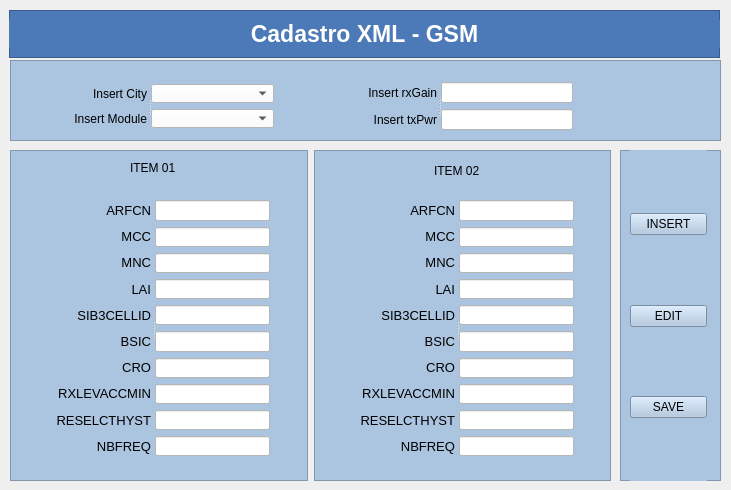
<?xml version="1.0" encoding="UTF-8"?>
<ui version="4.0">
 <class>MainWindow</class>
 <widget class="QMainWindow" name="MainWindow">
  <property name="geometry">
   <rect>
    <x>0</x>
    <y>0</y>
    <width>731</width>
    <height>490</height>
   </rect>
  </property>
  <property name="windowTitle">
   <string>MainWindow</string>
  </property>
  <widget class="QWidget" name="centralwidget">
   <widget class="QFrame" name="frame">
    <property name="geometry">
     <rect>
      <x>10</x>
      <y>60</y>
      <width>711</width>
      <height>81</height>
     </rect>
    </property>
    <property name="styleSheet">
     <string notr="true">background-color: rgb(171, 196, 223);</string>
    </property>
    <property name="frameShape">
     <enum>QFrame::StyledPanel</enum>
    </property>
    <property name="frameShadow">
     <enum>QFrame::Raised</enum>
    </property>
    <widget class="QLabel" name="label_33">
     <property name="geometry">
      <rect>
       <x>580</x>
       <y>20</y>
       <width>121</width>
       <height>51</height>
      </rect>
     </property>
     <property name="text">
      <string/>
     </property>
     <property name="pixmap">
      <pixmap>../static/icones/logo-optin.png</pixmap>
     </property>
     <property name="scaledContents">
      <bool>true</bool>
     </property>
    </widget>
    <widget class="QSplitter" name="splitter">
     <property name="geometry">
      <rect>
       <x>43</x>
       <y>24</y>
       <width>221</width>
       <height>44</height>
      </rect>
     </property>
     <property name="orientation">
      <enum>Qt::Horizontal</enum>
     </property>
     <widget class="QWidget" name="">
      <layout class="QVBoxLayout" name="verticalLayout_4">
       <item>
        <widget class="QLabel" name="label_11">
         <property name="enabled">
          <bool>true</bool>
         </property>
         <property name="text">
          <string>Insert City</string>
         </property>
         <property name="alignment">
          <set>Qt::AlignRight|Qt::AlignTrailing|Qt::AlignVCenter</set>
         </property>
        </widget>
       </item>
       <item>
        <widget class="QLabel" name="label_12">
         <property name="text">
          <string>Insert Module</string>
         </property>
         <property name="alignment">
          <set>Qt::AlignRight|Qt::AlignTrailing|Qt::AlignVCenter</set>
         </property>
        </widget>
       </item>
      </layout>
     </widget>
     <widget class="QWidget" name="">
      <layout class="QVBoxLayout" name="verticalLayout">
       <item>
        <widget class="QComboBox" name="comboBox">
         <property name="styleSheet">
          <string notr="true">background-color: rgb(255, 255, 255);</string>
         </property>
         <item>
          <property name="text">
           <string/>
          </property>
         </item>
         <item>
          <property name="text">
           <string>São Paulo</string>
          </property>
         </item>
         <item>
          <property name="text">
           <string>Campinas</string>
          </property>
         </item>
        </widget>
       </item>
       <item>
        <widget class="QComboBox" name="comboBox_2">
         <property name="styleSheet">
          <string notr="true">background-color: rgb(255, 255, 255);</string>
         </property>
         <item>
          <property name="text">
           <string/>
          </property>
         </item>
         <item>
          <property name="text">
           <string>Módulo B1</string>
          </property>
         </item>
         <item>
          <property name="text">
           <string>Módulo B3</string>
          </property>
         </item>
         <item>
          <property name="text">
           <string>Módulo B7</string>
          </property>
         </item>
         <item>
          <property name="text">
           <string>Módulo B28</string>
          </property>
         </item>
        </widget>
       </item>
      </layout>
     </widget>
    </widget>
    <widget class="QSplitter" name="splitter_2">
     <property name="geometry">
      <rect>
       <x>342</x>
       <y>22</y>
       <width>221</width>
       <height>48</height>
      </rect>
     </property>
     <property name="orientation">
      <enum>Qt::Horizontal</enum>
     </property>
     <widget class="QWidget" name="">
      <layout class="QVBoxLayout" name="verticalLayout_7">
       <item>
        <widget class="QLabel" name="label_13">
         <property name="text">
          <string>Insert rxGain</string>
         </property>
         <property name="alignment">
          <set>Qt::AlignRight|Qt::AlignTrailing|Qt::AlignVCenter</set>
         </property>
        </widget>
       </item>
       <item>
        <widget class="QLabel" name="label_14">
         <property name="text">
          <string>Insert txPwr</string>
         </property>
         <property name="alignment">
          <set>Qt::AlignRight|Qt::AlignTrailing|Qt::AlignVCenter</set>
         </property>
        </widget>
       </item>
      </layout>
     </widget>
     <widget class="QWidget" name="">
      <layout class="QVBoxLayout" name="verticalLayout_2">
       <item>
        <widget class="QLineEdit" name="lineEdit">
         <property name="styleSheet">
          <string notr="true">background-color: rgb(255, 255, 255);</string>
         </property>
         <property name="inputMask">
          <string/>
         </property>
         <property name="text">
          <string/>
         </property>
        </widget>
       </item>
       <item>
        <widget class="QLineEdit" name="lineEdit_2">
         <property name="styleSheet">
          <string notr="true">background-color: rgb(255, 255, 255);</string>
         </property>
         <property name="text">
          <string/>
         </property>
        </widget>
       </item>
      </layout>
     </widget>
    </widget>
   </widget>
   <widget class="QFrame" name="frame_4">
    <property name="geometry">
     <rect>
      <x>620</x>
      <y>150</y>
      <width>101</width>
      <height>331</height>
     </rect>
    </property>
    <property name="styleSheet">
     <string notr="true">background-color: rgb(171, 196, 223);</string>
    </property>
    <property name="frameShape">
     <enum>QFrame::StyledPanel</enum>
    </property>
    <property name="frameShadow">
     <enum>QFrame::Raised</enum>
    </property>
    <widget class="QWidget" name="layoutWidget">
     <property name="geometry">
      <rect>
       <x>10</x>
       <y>0</y>
       <width>77</width>
       <height>331</height>
      </rect>
     </property>
     <layout class="QVBoxLayout" name="verticalLayout_6">
      <item>
       <spacer name="verticalSpacer_3">
        <property name="orientation">
         <enum>Qt::Vertical</enum>
        </property>
        <property name="sizeHint" stdset="0">
         <size>
          <width>20</width>
          <height>40</height>
         </size>
        </property>
       </spacer>
      </item>
      <item>
       <widget class="QPushButton" name="pushButton">
        <property name="text">
         <string>INSERT</string>
        </property>
       </widget>
      </item>
      <item>
       <spacer name="verticalSpacer_2">
        <property name="orientation">
         <enum>Qt::Vertical</enum>
        </property>
        <property name="sizeHint" stdset="0">
         <size>
          <width>20</width>
          <height>40</height>
         </size>
        </property>
       </spacer>
      </item>
      <item>
       <widget class="QPushButton" name="pushButton_2">
        <property name="text">
         <string>EDIT</string>
        </property>
       </widget>
      </item>
      <item>
       <spacer name="verticalSpacer">
        <property name="orientation">
         <enum>Qt::Vertical</enum>
        </property>
        <property name="sizeHint" stdset="0">
         <size>
          <width>20</width>
          <height>40</height>
         </size>
        </property>
       </spacer>
      </item>
      <item>
       <widget class="QPushButton" name="pushButton_3">
        <property name="text">
         <string>SAVE</string>
        </property>
       </widget>
      </item>
      <item>
       <spacer name="verticalSpacer_4">
        <property name="orientation">
         <enum>Qt::Vertical</enum>
        </property>
        <property name="sizeHint" stdset="0">
         <size>
          <width>20</width>
          <height>40</height>
         </size>
        </property>
       </spacer>
      </item>
     </layout>
    </widget>
   </widget>
   <widget class="QFrame" name="frame_5">
    <property name="geometry">
     <rect>
      <x>9</x>
      <y>10</y>
      <width>711</width>
      <height>48</height>
     </rect>
    </property>
    <property name="styleSheet">
     <string notr="true">background-color: rgb(76, 121, 183);</string>
    </property>
    <property name="frameShape">
     <enum>QFrame::StyledPanel</enum>
    </property>
    <property name="frameShadow">
     <enum>QFrame::Raised</enum>
    </property>
    <widget class="QLabel" name="label_34">
     <property name="geometry">
      <rect>
       <x>0</x>
       <y>10</y>
       <width>711</width>
       <height>28</height>
      </rect>
     </property>
     <property name="font">
      <font>
       <pointsize>17</pointsize>
       <weight>75</weight>
       <bold>true</bold>
       <kerning>false</kerning>
      </font>
     </property>
     <property name="styleSheet">
      <string notr="true">color: rgb(255, 255, 255);</string>
     </property>
     <property name="text">
      <string>Cadastro XML - GSM</string>
     </property>
     <property name="textFormat">
      <enum>Qt::AutoText</enum>
     </property>
     <property name="scaledContents">
      <bool>false</bool>
     </property>
     <property name="alignment">
      <set>Qt::AlignCenter</set>
     </property>
    </widget>
   </widget>
   <widget class="QWidget" name="layoutWidget">
    <property name="geometry">
     <rect>
      <x>10</x>
      <y>150</y>
      <width>601</width>
      <height>331</height>
     </rect>
    </property>
    <layout class="QHBoxLayout" name="horizontalLayout">
     <item>
      <widget class="QFrame" name="frame_2">
       <property name="enabled">
        <bool>false</bool>
       </property>
       <property name="styleSheet">
        <string notr="true">background-color: rgb(171, 196, 223);</string>
       </property>
       <property name="frameShape">
        <enum>QFrame::StyledPanel</enum>
       </property>
       <property name="frameShadow">
        <enum>QFrame::Raised</enum>
       </property>
       <widget class="QLabel" name="label_31">
        <property name="geometry">
         <rect>
          <x>120</x>
          <y>10</y>
          <width>61</width>
          <height>16</height>
         </rect>
        </property>
        <property name="styleSheet">
         <string notr="true">font: 75 12pt &quot;MS Shell Dlg 2&quot;;
color: rgb(0, 0, 0);</string>
        </property>
        <property name="text">
         <string>ITEM 01</string>
        </property>
       </widget>
       <widget class="QSplitter" name="splitter_3">
        <property name="geometry">
         <rect>
          <x>40</x>
          <y>50</y>
          <width>220</width>
          <height>256</height>
         </rect>
        </property>
        <property name="orientation">
         <enum>Qt::Horizontal</enum>
        </property>
        <widget class="QWidget" name="">
         <layout class="QVBoxLayout" name="verticalLayout_3">
          <item>
           <widget class="QLabel" name="label">
            <property name="font">
             <font>
              <family>MS Shell Dlg 2</family>
              <pointsize>10</pointsize>
              <weight>9</weight>
              <italic>false</italic>
              <bold>false</bold>
             </font>
            </property>
            <property name="layoutDirection">
             <enum>Qt::LeftToRight</enum>
            </property>
            <property name="styleSheet">
             <string notr="true">font: 75 10pt &quot;MS Shell Dlg 2&quot;;

color: rgb(0, 0, 0);</string>
            </property>
            <property name="text">
             <string>ARFCN</string>
            </property>
            <property name="alignment">
             <set>Qt::AlignRight|Qt::AlignTrailing|Qt::AlignVCenter</set>
            </property>
           </widget>
          </item>
          <item>
           <widget class="QLabel" name="label_2">
            <property name="font">
             <font>
              <family>MS Shell Dlg 2</family>
              <pointsize>10</pointsize>
              <weight>9</weight>
              <italic>false</italic>
              <bold>false</bold>
             </font>
            </property>
            <property name="layoutDirection">
             <enum>Qt::LeftToRight</enum>
            </property>
            <property name="styleSheet">
             <string notr="true">font: 75 10pt &quot;MS Shell Dlg 2&quot;;

color: rgb(0, 0, 0);</string>
            </property>
            <property name="text">
             <string>MCC</string>
            </property>
            <property name="alignment">
             <set>Qt::AlignRight|Qt::AlignTrailing|Qt::AlignVCenter</set>
            </property>
           </widget>
          </item>
          <item>
           <widget class="QLabel" name="label_3">
            <property name="font">
             <font>
              <family>MS Shell Dlg 2</family>
              <pointsize>10</pointsize>
              <weight>9</weight>
              <italic>false</italic>
              <bold>false</bold>
             </font>
            </property>
            <property name="layoutDirection">
             <enum>Qt::LeftToRight</enum>
            </property>
            <property name="styleSheet">
             <string notr="true">font: 75 10pt &quot;MS Shell Dlg 2&quot;;

color: rgb(0, 0, 0);</string>
            </property>
            <property name="text">
             <string>MNC</string>
            </property>
            <property name="alignment">
             <set>Qt::AlignRight|Qt::AlignTrailing|Qt::AlignVCenter</set>
            </property>
           </widget>
          </item>
          <item>
           <widget class="QLabel" name="label_4">
            <property name="font">
             <font>
              <family>MS Shell Dlg 2</family>
              <pointsize>10</pointsize>
              <weight>9</weight>
              <italic>false</italic>
              <bold>false</bold>
             </font>
            </property>
            <property name="layoutDirection">
             <enum>Qt::LeftToRight</enum>
            </property>
            <property name="styleSheet">
             <string notr="true">font: 75 10pt &quot;MS Shell Dlg 2&quot;;

color: rgb(0, 0, 0);</string>
            </property>
            <property name="text">
             <string>LAI</string>
            </property>
            <property name="alignment">
             <set>Qt::AlignRight|Qt::AlignTrailing|Qt::AlignVCenter</set>
            </property>
           </widget>
          </item>
          <item>
           <widget class="QLabel" name="label_5">
            <property name="font">
             <font>
              <family>MS Shell Dlg 2</family>
              <pointsize>10</pointsize>
              <weight>9</weight>
              <italic>false</italic>
              <bold>false</bold>
             </font>
            </property>
            <property name="layoutDirection">
             <enum>Qt::LeftToRight</enum>
            </property>
            <property name="styleSheet">
             <string notr="true">font: 75 10pt &quot;MS Shell Dlg 2&quot;;

color: rgb(0, 0, 0);</string>
            </property>
            <property name="text">
             <string>SIB3CELLID</string>
            </property>
            <property name="alignment">
             <set>Qt::AlignRight|Qt::AlignTrailing|Qt::AlignVCenter</set>
            </property>
           </widget>
          </item>
          <item>
           <widget class="QLabel" name="label_6">
            <property name="font">
             <font>
              <family>MS Shell Dlg 2</family>
              <pointsize>10</pointsize>
              <weight>9</weight>
              <italic>false</italic>
              <bold>false</bold>
             </font>
            </property>
            <property name="layoutDirection">
             <enum>Qt::LeftToRight</enum>
            </property>
            <property name="styleSheet">
             <string notr="true">font: 75 10pt &quot;MS Shell Dlg 2&quot;;

color: rgb(0, 0, 0);</string>
            </property>
            <property name="text">
             <string>BSIC</string>
            </property>
            <property name="alignment">
             <set>Qt::AlignRight|Qt::AlignTrailing|Qt::AlignVCenter</set>
            </property>
           </widget>
          </item>
          <item>
           <widget class="QLabel" name="label_7">
            <property name="font">
             <font>
              <family>MS Shell Dlg 2</family>
              <pointsize>10</pointsize>
              <weight>9</weight>
              <italic>false</italic>
              <bold>false</bold>
             </font>
            </property>
            <property name="layoutDirection">
             <enum>Qt::LeftToRight</enum>
            </property>
            <property name="styleSheet">
             <string notr="true">font: 75 10pt &quot;MS Shell Dlg 2&quot;;

color: rgb(0, 0, 0);</string>
            </property>
            <property name="text">
             <string>CRO</string>
            </property>
            <property name="alignment">
             <set>Qt::AlignRight|Qt::AlignTrailing|Qt::AlignVCenter</set>
            </property>
           </widget>
          </item>
          <item>
           <widget class="QLabel" name="label_8">
            <property name="font">
             <font>
              <family>MS Shell Dlg 2</family>
              <pointsize>10</pointsize>
              <weight>9</weight>
              <italic>false</italic>
              <bold>false</bold>
             </font>
            </property>
            <property name="layoutDirection">
             <enum>Qt::LeftToRight</enum>
            </property>
            <property name="styleSheet">
             <string notr="true">font: 75 10pt &quot;MS Shell Dlg 2&quot;;

color: rgb(0, 0, 0);</string>
            </property>
            <property name="text">
             <string>RXLEVACCMIN</string>
            </property>
            <property name="alignment">
             <set>Qt::AlignRight|Qt::AlignTrailing|Qt::AlignVCenter</set>
            </property>
           </widget>
          </item>
          <item>
           <widget class="QLabel" name="label_9">
            <property name="font">
             <font>
              <family>MS Shell Dlg 2</family>
              <pointsize>10</pointsize>
              <weight>9</weight>
              <italic>false</italic>
              <bold>false</bold>
             </font>
            </property>
            <property name="layoutDirection">
             <enum>Qt::LeftToRight</enum>
            </property>
            <property name="styleSheet">
             <string notr="true">font: 75 10pt &quot;MS Shell Dlg 2&quot;;

color: rgb(0, 0, 0);</string>
            </property>
            <property name="text">
             <string>RESELCTHYST</string>
            </property>
            <property name="alignment">
             <set>Qt::AlignRight|Qt::AlignTrailing|Qt::AlignVCenter</set>
            </property>
           </widget>
          </item>
          <item>
           <widget class="QLabel" name="label_10">
            <property name="font">
             <font>
              <family>MS Shell Dlg 2</family>
              <pointsize>10</pointsize>
              <weight>9</weight>
              <italic>false</italic>
              <bold>false</bold>
             </font>
            </property>
            <property name="layoutDirection">
             <enum>Qt::LeftToRight</enum>
            </property>
            <property name="styleSheet">
             <string notr="true">font: 75 10pt &quot;MS Shell Dlg 2&quot;;

color: rgb(0, 0, 0);</string>
            </property>
            <property name="text">
             <string>NBFREQ</string>
            </property>
            <property name="alignment">
             <set>Qt::AlignRight|Qt::AlignTrailing|Qt::AlignVCenter</set>
            </property>
           </widget>
          </item>
         </layout>
        </widget>
        <widget class="QWidget" name="">
         <layout class="QVBoxLayout" name="verticalLayout_8">
          <item>
           <widget class="QLineEdit" name="lineEdit_3">
            <property name="styleSheet">
             <string notr="true">background-color: rgb(255, 255, 255);</string>
            </property>
           </widget>
          </item>
          <item>
           <widget class="QLineEdit" name="lineEdit_4">
            <property name="styleSheet">
             <string notr="true">background-color: rgb(255, 255, 255);</string>
            </property>
           </widget>
          </item>
          <item>
           <widget class="QLineEdit" name="lineEdit_5">
            <property name="styleSheet">
             <string notr="true">background-color: rgb(255, 255, 255);</string>
            </property>
           </widget>
          </item>
          <item>
           <widget class="QLineEdit" name="lineEdit_6">
            <property name="styleSheet">
             <string notr="true">background-color: rgb(255, 255, 255);</string>
            </property>
           </widget>
          </item>
          <item>
           <widget class="QLineEdit" name="lineEdit_7">
            <property name="styleSheet">
             <string notr="true">background-color: rgb(255, 255, 255);</string>
            </property>
           </widget>
          </item>
          <item>
           <widget class="QLineEdit" name="lineEdit_8">
            <property name="styleSheet">
             <string notr="true">background-color: rgb(255, 255, 255);</string>
            </property>
           </widget>
          </item>
          <item>
           <widget class="QLineEdit" name="lineEdit_9">
            <property name="styleSheet">
             <string notr="true">background-color: rgb(255, 255, 255);</string>
            </property>
           </widget>
          </item>
          <item>
           <widget class="QLineEdit" name="lineEdit_10">
            <property name="styleSheet">
             <string notr="true">background-color: rgb(255, 255, 255);</string>
            </property>
           </widget>
          </item>
          <item>
           <widget class="QLineEdit" name="lineEdit_11">
            <property name="styleSheet">
             <string notr="true">background-color: rgb(255, 255, 255);</string>
            </property>
           </widget>
          </item>
          <item>
           <widget class="QLineEdit" name="lineEdit_12">
            <property name="styleSheet">
             <string notr="true">background-color: rgb(255, 255, 255);</string>
            </property>
           </widget>
          </item>
         </layout>
        </widget>
       </widget>
      </widget>
     </item>
     <item>
      <widget class="QFrame" name="frame_3">
       <property name="enabled">
        <bool>false</bool>
       </property>
       <property name="styleSheet">
        <string notr="true">background-color: rgb(171, 196, 223);</string>
       </property>
       <property name="frameShape">
        <enum>QFrame::StyledPanel</enum>
       </property>
       <property name="frameShadow">
        <enum>QFrame::Raised</enum>
       </property>
       <widget class="QLabel" name="label_32">
        <property name="geometry">
         <rect>
          <x>120</x>
          <y>10</y>
          <width>61</width>
          <height>21</height>
         </rect>
        </property>
        <property name="styleSheet">
         <string notr="true">font: 75 12pt &quot;MS Shell Dlg 2&quot;;
color: rgb(0, 0, 0);</string>
        </property>
        <property name="text">
         <string>ITEM 02</string>
        </property>
       </widget>
       <widget class="QSplitter" name="splitter_4">
        <property name="geometry">
         <rect>
          <x>40</x>
          <y>50</y>
          <width>220</width>
          <height>256</height>
         </rect>
        </property>
        <property name="orientation">
         <enum>Qt::Horizontal</enum>
        </property>
        <widget class="QWidget" name="layoutWidget_2">
         <layout class="QVBoxLayout" name="verticalLayout_5">
          <item>
           <widget class="QLabel" name="label_15">
            <property name="font">
             <font>
              <family>MS Shell Dlg 2</family>
              <pointsize>10</pointsize>
              <weight>9</weight>
              <italic>false</italic>
              <bold>false</bold>
             </font>
            </property>
            <property name="layoutDirection">
             <enum>Qt::LeftToRight</enum>
            </property>
            <property name="styleSheet">
             <string notr="true">font: 75 10pt &quot;MS Shell Dlg 2&quot;;

color: rgb(0, 0, 0);</string>
            </property>
            <property name="text">
             <string>ARFCN</string>
            </property>
            <property name="alignment">
             <set>Qt::AlignRight|Qt::AlignTrailing|Qt::AlignVCenter</set>
            </property>
           </widget>
          </item>
          <item>
           <widget class="QLabel" name="label_16">
            <property name="font">
             <font>
              <family>MS Shell Dlg 2</family>
              <pointsize>10</pointsize>
              <weight>9</weight>
              <italic>false</italic>
              <bold>false</bold>
             </font>
            </property>
            <property name="layoutDirection">
             <enum>Qt::LeftToRight</enum>
            </property>
            <property name="styleSheet">
             <string notr="true">font: 75 10pt &quot;MS Shell Dlg 2&quot;;

color: rgb(0, 0, 0);</string>
            </property>
            <property name="text">
             <string>MCC</string>
            </property>
            <property name="alignment">
             <set>Qt::AlignRight|Qt::AlignTrailing|Qt::AlignVCenter</set>
            </property>
           </widget>
          </item>
          <item>
           <widget class="QLabel" name="label_17">
            <property name="font">
             <font>
              <family>MS Shell Dlg 2</family>
              <pointsize>10</pointsize>
              <weight>9</weight>
              <italic>false</italic>
              <bold>false</bold>
             </font>
            </property>
            <property name="layoutDirection">
             <enum>Qt::LeftToRight</enum>
            </property>
            <property name="styleSheet">
             <string notr="true">font: 75 10pt &quot;MS Shell Dlg 2&quot;;

color: rgb(0, 0, 0);</string>
            </property>
            <property name="text">
             <string>MNC</string>
            </property>
            <property name="alignment">
             <set>Qt::AlignRight|Qt::AlignTrailing|Qt::AlignVCenter</set>
            </property>
           </widget>
          </item>
          <item>
           <widget class="QLabel" name="label_18">
            <property name="font">
             <font>
              <family>MS Shell Dlg 2</family>
              <pointsize>10</pointsize>
              <weight>9</weight>
              <italic>false</italic>
              <bold>false</bold>
             </font>
            </property>
            <property name="layoutDirection">
             <enum>Qt::LeftToRight</enum>
            </property>
            <property name="styleSheet">
             <string notr="true">font: 75 10pt &quot;MS Shell Dlg 2&quot;;

color: rgb(0, 0, 0);</string>
            </property>
            <property name="text">
             <string>LAI</string>
            </property>
            <property name="alignment">
             <set>Qt::AlignRight|Qt::AlignTrailing|Qt::AlignVCenter</set>
            </property>
           </widget>
          </item>
          <item>
           <widget class="QLabel" name="label_19">
            <property name="font">
             <font>
              <family>MS Shell Dlg 2</family>
              <pointsize>10</pointsize>
              <weight>9</weight>
              <italic>false</italic>
              <bold>false</bold>
             </font>
            </property>
            <property name="layoutDirection">
             <enum>Qt::LeftToRight</enum>
            </property>
            <property name="styleSheet">
             <string notr="true">font: 75 10pt &quot;MS Shell Dlg 2&quot;;

color: rgb(0, 0, 0);</string>
            </property>
            <property name="text">
             <string>SIB3CELLID</string>
            </property>
            <property name="alignment">
             <set>Qt::AlignRight|Qt::AlignTrailing|Qt::AlignVCenter</set>
            </property>
           </widget>
          </item>
          <item>
           <widget class="QLabel" name="label_20">
            <property name="font">
             <font>
              <family>MS Shell Dlg 2</family>
              <pointsize>10</pointsize>
              <weight>9</weight>
              <italic>false</italic>
              <bold>false</bold>
             </font>
            </property>
            <property name="layoutDirection">
             <enum>Qt::LeftToRight</enum>
            </property>
            <property name="styleSheet">
             <string notr="true">font: 75 10pt &quot;MS Shell Dlg 2&quot;;

color: rgb(0, 0, 0);</string>
            </property>
            <property name="text">
             <string>BSIC</string>
            </property>
            <property name="alignment">
             <set>Qt::AlignRight|Qt::AlignTrailing|Qt::AlignVCenter</set>
            </property>
           </widget>
          </item>
          <item>
           <widget class="QLabel" name="label_21">
            <property name="font">
             <font>
              <family>MS Shell Dlg 2</family>
              <pointsize>10</pointsize>
              <weight>9</weight>
              <italic>false</italic>
              <bold>false</bold>
             </font>
            </property>
            <property name="layoutDirection">
             <enum>Qt::LeftToRight</enum>
            </property>
            <property name="styleSheet">
             <string notr="true">font: 75 10pt &quot;MS Shell Dlg 2&quot;;

color: rgb(0, 0, 0);</string>
            </property>
            <property name="text">
             <string>CRO</string>
            </property>
            <property name="alignment">
             <set>Qt::AlignRight|Qt::AlignTrailing|Qt::AlignVCenter</set>
            </property>
           </widget>
          </item>
          <item>
           <widget class="QLabel" name="label_22">
            <property name="font">
             <font>
              <family>MS Shell Dlg 2</family>
              <pointsize>10</pointsize>
              <weight>9</weight>
              <italic>false</italic>
              <bold>false</bold>
             </font>
            </property>
            <property name="layoutDirection">
             <enum>Qt::LeftToRight</enum>
            </property>
            <property name="styleSheet">
             <string notr="true">font: 75 10pt &quot;MS Shell Dlg 2&quot;;

color: rgb(0, 0, 0);</string>
            </property>
            <property name="text">
             <string>RXLEVACCMIN</string>
            </property>
            <property name="alignment">
             <set>Qt::AlignRight|Qt::AlignTrailing|Qt::AlignVCenter</set>
            </property>
           </widget>
          </item>
          <item>
           <widget class="QLabel" name="label_23">
            <property name="font">
             <font>
              <family>MS Shell Dlg 2</family>
              <pointsize>10</pointsize>
              <weight>9</weight>
              <italic>false</italic>
              <bold>false</bold>
             </font>
            </property>
            <property name="layoutDirection">
             <enum>Qt::LeftToRight</enum>
            </property>
            <property name="styleSheet">
             <string notr="true">font: 75 10pt &quot;MS Shell Dlg 2&quot;;

color: rgb(0, 0, 0);</string>
            </property>
            <property name="text">
             <string>RESELCTHYST</string>
            </property>
            <property name="alignment">
             <set>Qt::AlignRight|Qt::AlignTrailing|Qt::AlignVCenter</set>
            </property>
           </widget>
          </item>
          <item>
           <widget class="QLabel" name="label_24">
            <property name="font">
             <font>
              <family>MS Shell Dlg 2</family>
              <pointsize>10</pointsize>
              <weight>9</weight>
              <italic>false</italic>
              <bold>false</bold>
             </font>
            </property>
            <property name="layoutDirection">
             <enum>Qt::LeftToRight</enum>
            </property>
            <property name="styleSheet">
             <string notr="true">font: 75 10pt &quot;MS Shell Dlg 2&quot;;

color: rgb(0, 0, 0);</string>
            </property>
            <property name="text">
             <string>NBFREQ</string>
            </property>
            <property name="alignment">
             <set>Qt::AlignRight|Qt::AlignTrailing|Qt::AlignVCenter</set>
            </property>
           </widget>
          </item>
         </layout>
        </widget>
        <widget class="QWidget" name="layoutWidget_3">
         <layout class="QVBoxLayout" name="verticalLayout_9">
          <item>
           <widget class="QLineEdit" name="lineEdit_13">
            <property name="styleSheet">
             <string notr="true">background-color: rgb(255, 255, 255);</string>
            </property>
           </widget>
          </item>
          <item>
           <widget class="QLineEdit" name="lineEdit_14">
            <property name="styleSheet">
             <string notr="true">background-color: rgb(255, 255, 255);</string>
            </property>
           </widget>
          </item>
          <item>
           <widget class="QLineEdit" name="lineEdit_15">
            <property name="styleSheet">
             <string notr="true">background-color: rgb(255, 255, 255);</string>
            </property>
           </widget>
          </item>
          <item>
           <widget class="QLineEdit" name="lineEdit_16">
            <property name="styleSheet">
             <string notr="true">background-color: rgb(255, 255, 255);</string>
            </property>
           </widget>
          </item>
          <item>
           <widget class="QLineEdit" name="lineEdit_17">
            <property name="styleSheet">
             <string notr="true">background-color: rgb(255, 255, 255);</string>
            </property>
           </widget>
          </item>
          <item>
           <widget class="QLineEdit" name="lineEdit_18">
            <property name="styleSheet">
             <string notr="true">background-color: rgb(255, 255, 255);</string>
            </property>
           </widget>
          </item>
          <item>
           <widget class="QLineEdit" name="lineEdit_19">
            <property name="styleSheet">
             <string notr="true">background-color: rgb(255, 255, 255);</string>
            </property>
           </widget>
          </item>
          <item>
           <widget class="QLineEdit" name="lineEdit_20">
            <property name="styleSheet">
             <string notr="true">background-color: rgb(255, 255, 255);</string>
            </property>
           </widget>
          </item>
          <item>
           <widget class="QLineEdit" name="lineEdit_21">
            <property name="styleSheet">
             <string notr="true">background-color: rgb(255, 255, 255);</string>
            </property>
           </widget>
          </item>
          <item>
           <widget class="QLineEdit" name="lineEdit_22">
            <property name="styleSheet">
             <string notr="true">background-color: rgb(255, 255, 255);</string>
            </property>
           </widget>
          </item>
         </layout>
        </widget>
       </widget>
      </widget>
     </item>
    </layout>
   </widget>
  </widget>
 </widget>
 <resources/>
 <connections/>
</ui>
